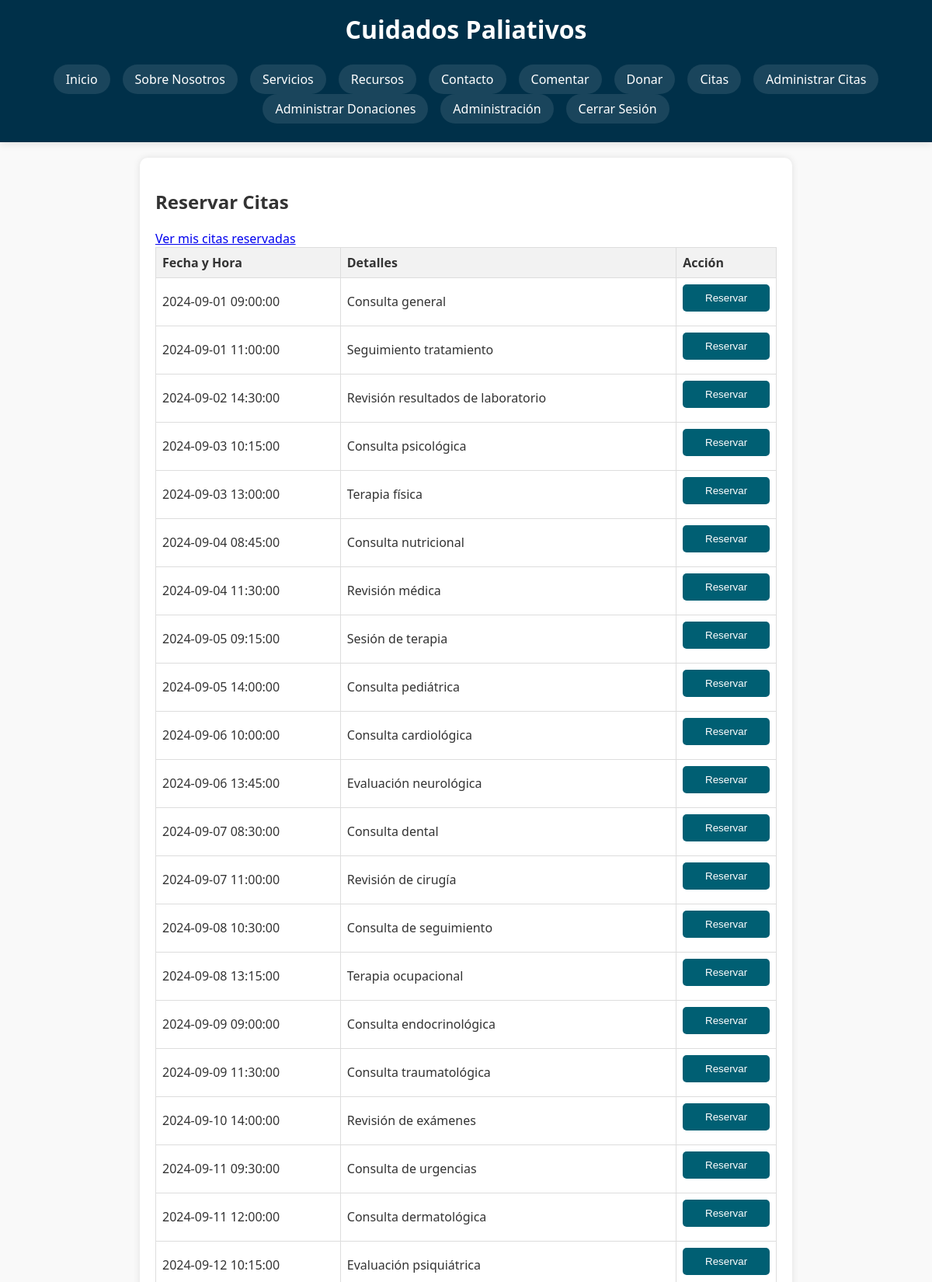
Screenshot of /public/citas.php (signed in, upper part) with the database file from the repository.
### tables this page shows
CREATE TABLE citas (
                       id INT AUTO_INCREMENT PRIMARY KEY,
                       fecha DATETIME NOT NULL,
                       detalles TEXT NOT NULL,
                       reservado_por INT NULL,
                       FOREIGN KEY (reservado_por) REFERENCES users(id)
);

### src/citas.php (called while the page is built, shortened)
<?php
class Cita {
    private $conn;
    public function __construct($dbConnection) {
        $this->conn = $dbConnection;
    }
    private function eliminarCitasPasadas() {
        $sql = "DELETE FROM citas WHERE fecha < NOW() - INTERVAL 1 DAY";
        $this->conn->query($sql);
    }
    public function getAllCitasNoReservadas() {
        $sql = "SELECT * FROM citas WHERE reservado_por is NULL";
        $result = $this->conn->query($sql);
        return $result->fetch_all(MYSQLI_ASSOC);
    }
}
?>

### public/citas.php (the view, shortened to what this page needs)
<?php
include_once '../views/header.php';
include_once '../src/auth.php';
require_once '../src/citas.php';
$cita = new Cita($conn);
$userId = $_SESSION['user_id'];
$verMisCitas = filter_input(INPUT_GET, 'mis_citas', FILTER_VALIDATE_BOOLEAN);
if ($verMisCitas) {
    $citas = $cita->getCitasByUser($userId);
} else {
    $citas = $cita->getAllCitasNoReservadas();
}
?>
<main>
    <section id="citas">
        <h2><?php echo $verMisCitas ? "Mis Citas Reservadas" : "Reservar Citas"; ?></h2>
        <a href="citas.php?mis_citas=<?php echo $verMisCitas ? '0' : '1'; ?>">
            <?php echo $verMisCitas ? "Ver todas las citas" : "Ver mis citas reservadas"; ?>
        </a>
        <table>
            <thead>
            <tr>
                <th>Fecha y Hora</th>
                <th>Detalles</th>
                <th>Acción</th>
            </tr>
            </thead>
            <tbody>
            <?php foreach ($citas as $c): ?>
                <tr>
                    <td><?php echo $c['fecha']; ?></td>
                    <td><?php echo $c['detalles']; ?></td>
                    <td>
                        <?php if ($c['reservado_por'] == $userId): ?>
                            <form action="citas.php" method="post">
                                <input type="hidden" name="cita_id" value="<?php echo $c['id']; ?>">
                                <input type="hidden" name="accion" value="desreservar">
                                <button type="submit">Desreservar</button>
                            </form>
                        <?php elseif (!$c['reservado_por']): ?>
                            <form action="citas.php" method="post">
                                <button type="submit">Reservar</button>
                            </form>
                        <?php else: ?>
                            Reservado por otro usuario
                        <?php endif; ?>
                    </td>
                </tr>
            <?php endforeach; ?>
            </tbody>
        </table>
    </section>
</main>
<?php include '../views/footer.php'; ?>

### public/css/styles.css (style rules this page uses)
html, body { height: 100%; margin: 0; padding: 0; }
body { font-family: 'Segoe UI', Tahoma, Geneva, Verdana, sans-serif; margin: 0; padding: 0; background-color: #f9f9f9; color: #333; display: flex; flex-direction: column; min-height: 100vh; }
main { flex: 1 0 auto; }
main { padding: 20px; }
section { margin: 20px 0; background: white; padding: 20px; border-radius: 10px; box-shadow: 0 2px 4px rgba(0, 0, 0, 0.1); }
#admin_citas, #citas { max-width: 800px; margin: auto; padding: 20px; background: white; border-radius: 10px; box-shadow: 0 0 10px rgba(0, 0, 0, 0.1); }
#admin_citas table, #citas table { width: 100%; border-collapse: collapse; margin-bottom: 20px; }
#admin_citas table, #admin_citas th, #admin_citas td, #citas table, #citas th, #citas td { border: 1px solid #ddd; padding: 8px; }
#admin_citas th, #citas th { background-color: #f2f2f2; text-align: left; }
#admin_citas form, #citas form { display: flex; flex-direction: column; }
#admin_citas form input, #admin_citas form textarea, #admin_citas form button, #citas form button { padding: 10px; margin-bottom: 10px; }
#admin_citas form button, #citas form button { background-color: #005f73; color: white; border: none; cursor: pointer; padding: 10px; border-radius: 5px; }

### rows the page displays
citas: fecha "2024-09-01 09:00:00", detalles "Consulta general"
citas: fecha "2024-09-01 11:00:00", detalles "Seguimiento tratamiento"
citas: fecha "2024-09-02 14:30:00", detalles "Revisión resultados de laboratorio"
citas: fecha "2024-09-03 10:15:00", detalles "Consulta psicológica"
citas: fecha "2024-09-03 13:00:00", detalles "Terapia física"
citas: fecha "2024-09-04 08:45:00", detalles "Consulta nutricional"
citas: fecha "2024-09-04 11:30:00", detalles "Revisión médica"
citas: fecha "2024-09-05 09:15:00", detalles "Sesión de terapia"
citas: fecha "2024-09-05 14:00:00", detalles "Consulta pediátrica"
citas: fecha "2024-09-06 10:00:00", detalles "Consulta cardiológica"
citas: fecha "2024-09-06 13:45:00", detalles "Evaluación neurológica"
citas: fecha "2024-09-07 08:30:00", detalles "Consulta dental"
citas: fecha "2024-09-07 11:00:00", detalles "Revisión de cirugía"
citas: fecha "2024-09-08 10:30:00", detalles "Consulta de seguimiento"
citas: fecha "2024-09-08 13:15:00", detalles "Terapia ocupacional"
citas: fecha "2024-09-09 09:00:00", detalles "Consulta endocrinológica"
citas: fecha "2024-09-09 11:30:00", detalles "Consulta traumatológica"
citas: fecha "2024-09-10 14:00:00", detalles "Revisión de exámenes"
citas: fecha "2024-09-11 09:30:00", detalles "Consulta de urgencias"
citas: fecha "2024-09-11 12:00:00", detalles "Consulta dermatológica"
citas: fecha "2024-09-12 10:15:00", detalles "Evaluación psiquiátrica"
